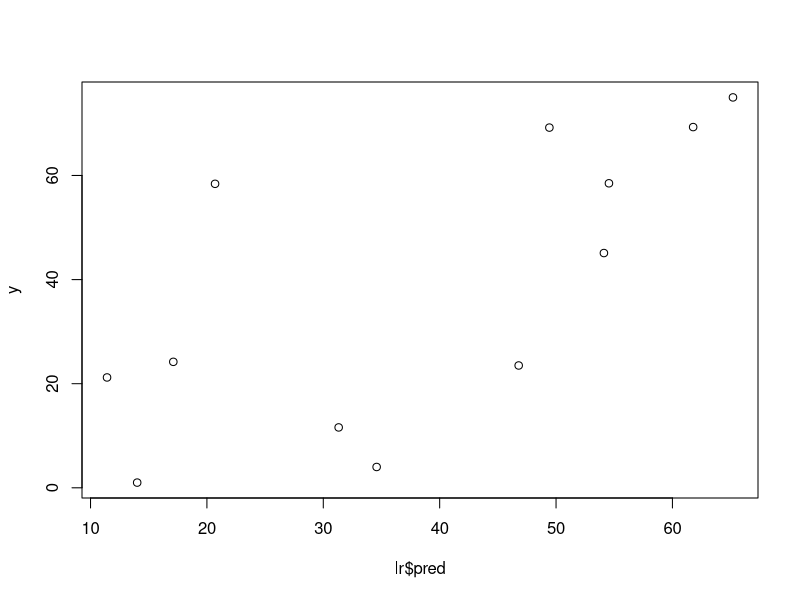
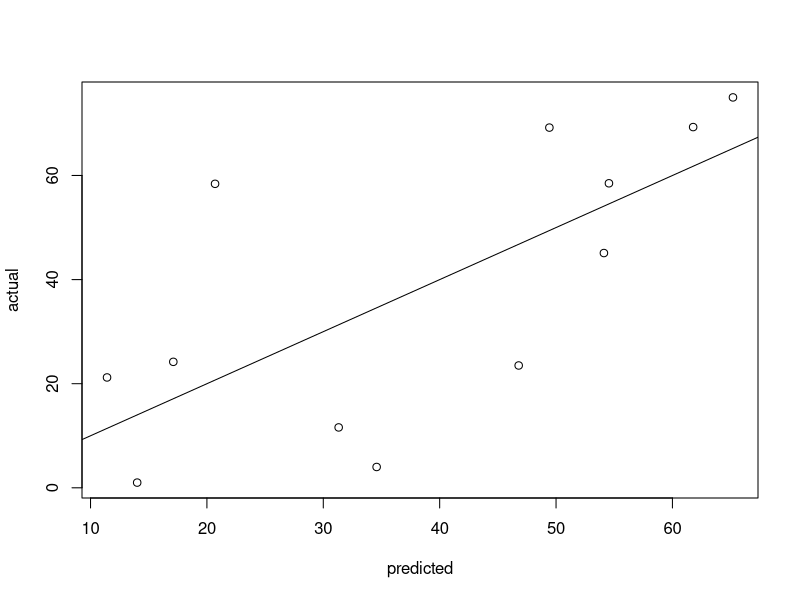

These charts were generated, in order, by the following R code:
setwd("C:\\Users\\gaura\\OneDrive\\Documents\\DA_Final_Lab")
lr<-read.csv("5.csv",header=TRUE,sep=",")
lr

x1 <- lr$TV
x2 <- lr$radio
y <- lr$newspaper

X1 <- mean(x1)
X2 <- mean(x2)
Y <- mean(y)

num1 = sum((x1-X1)*(y-Y))
dem1 = sum((x1-X1)^2)
b1 = num1/dem1
b1

num2 = sum((x2-X2)*(y-Y))
dem2 = sum((x2-X2)^2)
b2 = num2/dem2
b2

b0 = Y - b1*X1 - b2*X2
b0

lr$pred = b0 + b1*x1 + b2*x2
lr


rss = sum((y-lr$pred)^2)
rss
tss = sum((y-Y)^2)
tss
rse = sqrt(rss/(nrow(lr)-2))
rse
se = 1 -  (rss/tss)
se

mod1 <-lm(y~x1+x2,data=lr)
summary(mod1)
lr$pred2 <- predict(mod1,data.frame(x1=c(x1),x2=c(x2)))
                                     
lr
summary(lr)
plot(lr$pred,y)
plot(lr$pred,y,xlab="predicted",ylab="actual")
abline(a=0,b=1)
